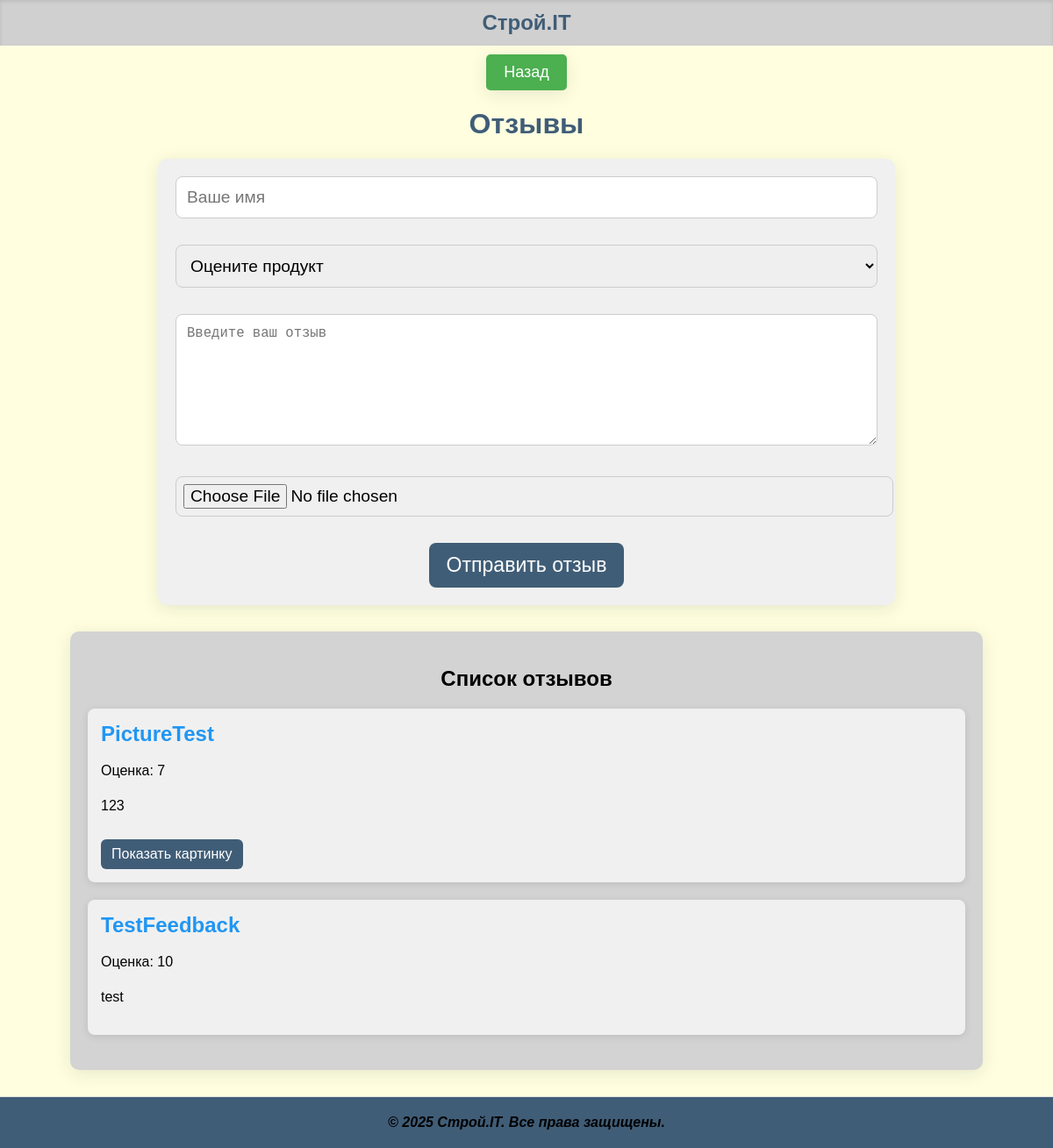
The app's page /reviews with its own data.
### app.py (models this page shows)
class Review(db.Model):
    id = db.Column(db.Integer, primary_key=True)
    username = db.Column(db.String(150), nullable=False)
    rating = db.Column(db.Integer, nullable=False)
    description = db.Column(db.Text, nullable=True)
    image = db.Column(db.String(150), nullable=True)

### app.py (the view, shortened to what this page needs)
@app.route('/reviews', methods=['GET', 'POST'])
def reviews():
    reviews_list = Review.query.order_by(Review.id.desc()).all()
    user = None
    if 'user_id' in session:
        user = User.query.get(session['user_id'])
    return render_template('reviews.html', reviews=reviews_list, user=user)

### templates/reviews.html (shortened to what this page needs)
<!DOCTYPE html>
<html lang="ru">
<head>
<link rel="stylesheet" href="{{ url_for('static', filename='css/reviews_style.css') }}">
</head>
<body>
<div class="banner-small">Строй.IT</div>
<div class="back-button-container" style="text-align: center; margin-top: 10px;">
    <button class="back-btn" onclick="window.history.back();">Назад</button>
</div>
<h1>Отзывы</h1>
<form method="POST" enctype="multipart/form-data" style="max-width: 800px; margin: 0 auto; padding: 20px; background-color: #f0f0f0; border-radius: 10px; box-shadow: 0 4px 20px rgba(0,0,0,0.1); font-size: 1.2em;">
    <div style="margin-bottom: 15px;">
        <input type="text" name="username" placeholder="Ваше имя" required style="width: 100%; padding: 12px; border-radius: 8px; border: 1px solid #ccc; font-size: 1em;">
    </div>
    <div style="margin-bottom: 15px;">
        <select name="rating" required style="width: 100%; padding: 12px; border-radius: 8px; border: 1px solid #ccc; font-size: 1em;">
            <option value="" disabled selected>Оцените продукт</option>
        </select>
    </div>
    <div style="margin-bottom: 15px;">
        <textarea name="description" placeholder="Введите ваш отзыв" required style="width: 100%; height: 150px; padding: 12px; border-radius: 8px; border: 1px solid #ccc; font-size: 1em; resize: vertical;"></textarea>
    </div>
    <div style="margin-bottom: 15px;">
        <input type="file" name="image" accept="image/*" style="width: 100%; padding: 8px; border-radius: 8px; border: 1px solid #ccc; font-size: 1em;">
    </div>
    <div style="text-align: center;">
        <button type="submit" style="padding: 12px 20px; background-color: #405d77; color: #fff; border: none; border-radius: 8px; font-size: 1.2em; cursor: pointer; transition: background-color 0.3s;">Отправить отзыв</button>
    </div>
</form>
<div class="reviews">
    <h2 style="text-align: center; margin-bottom: 20px;">Список отзывов</h2>
    {% for review in reviews %}
        <div class="review">
            <h3>{{ review.username }}</h3>
            <p>Оценка: {{ review.rating }}</p>
            <p>{{ review.description }}</p>
            {% if review.image %}
                <button class="toggle-image-btn" data-target="img-{{ review.id }}">Показать картинку</button>
            {% endif %}
        </div>
    {% endfor %}
</div>
<footer>
    <p>&copy; 2025 Строй.IT. Все права защищены.</p>
</footer>
</body>
</html>

### static/css/reviews_style.css (style rules this page uses)
body { font-family: Arial, sans-serif; background-color: #FFFFE0; color: #333; margin: 0; padding: 0; }
.banner-small { background-color: #d0d0d0; width: 100%; padding: 12px 0; text-align: center; font-size: 24px; font-weight: bold; box-shadow: inset 0 2px 4px rgba(0,0,0,0.1); margin: 0; font-family: Arial, sans-serif; color: #405d77; }
.back-button-container { margin: 10px 20px; text-align: left; }
.back-btn { background-color: #4CAF50; color: white; padding: 10px 20px; border: none; border-radius: 5px; cursor: pointer; font-size: 18px; box-shadow: 0 4px 20px rgba(0, 0, 0, 0.1); transition: background 0.3s, transform 0.2s, box-shadow 0.3s; }
form { max-width: 600px; margin: 0 auto 30px auto; padding: 15px; background-color: #fff; border-radius: 8px; box-shadow: 0 0 10px rgba(0,0,0,0.1); display: flex; flex-direction: column; gap: 15px; }
form input[type="text"], form select { width: 100%; padding: 10px; border: 1px solid #ccc; border-radius: 4px; font-size: 16px; box-sizing: border-box; }
form textarea { width: 100%; height: 200px; padding: 10px; border: 1px solid #ccc; border-radius: 4px; font-size: 16px; resize: vertical; box-sizing: border-box; }
form button { background-color: #4CAF50; color: white; border: none; padding: 12px 20px; border-radius: 4px; cursor: pointer; font-size: 16px; transition: background-color 0.3s; align-self: center; min-width: 150px; }
.reviews { max-width: 800px; margin: 0 auto; }
.review { background-color: #fff; padding: 15px; margin-bottom: 20px; border-radius: 8px; box-shadow: 0 2px 5px rgba(0,0,0,0.1); }
.review h3 { margin-top: 0; color: #2196F3; }
.review p { line-height: 1.5; }
.toggle-image-btn { margin-top: 10px; padding: 8px 12px; background-color: #007BFF; color: #fff; border: none; border-radius: 4px; cursor: pointer; font-size: 14px; }

### templates/reviews.html (style rules this page uses)
body { margin: 0; padding: 0; background-color: #FFFFE0; font-family: 'Arial', sans-serif; color: #000; }
h1 { text-align: center; margin-top: 20px; font-size: 2em; color: #405d77; }
.reviews { background-color: #d3d3d3; padding: 20px; margin: 30px auto; max-width: 1000px; border-radius: 10px; box-shadow: 0 4px 20px rgba(0,0,0,0.1); }
.review { background-color: #f0f0f0; padding: 15px; margin-bottom: 20px; border-radius: 8px; box-shadow: 0 2px 8px rgba(0,0,0,0.1); }
.review h3 { margin-top: 0; margin-bottom: 10px; font-size: 1.5em; }
.toggle-image-btn { margin-top: 10px; padding: 8px 12px; background-color: #405d77; color: #fff; border: none; border-radius: 6px; cursor: pointer; font-size: 1em; transition: background-color 0.3s; }
footer { text-align: center; padding: 20px; background: #405d77; margin-top: 30px; border-top: 1px solid #e0e0e0; }
footer p { margin: 0; font-style: italic; font-weight: bold; color: #000; }

### records on screen
Review: username "PictureTest", rating "7", description "123"
Review: username "TestFeedback", rating "10", description "test"
